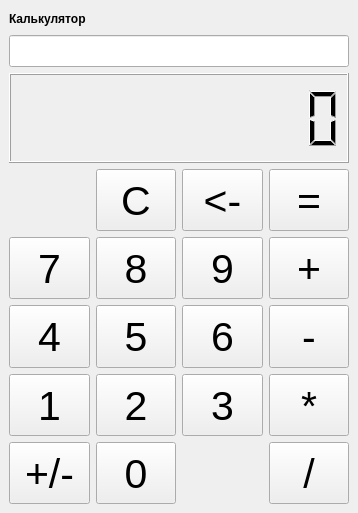
<?xml version="1.0" encoding="UTF-8"?>
<ui version="4.0">
 <class>MainWindow</class>
 <widget class="QMainWindow" name="MainWindow">
  <property name="geometry">
   <rect>
    <x>0</x>
    <y>0</y>
    <width>358</width>
    <height>513</height>
   </rect>
  </property>
  <property name="sizePolicy">
   <sizepolicy hsizetype="Fixed" vsizetype="Fixed">
    <horstretch>0</horstretch>
    <verstretch>0</verstretch>
   </sizepolicy>
  </property>
  <property name="font">
   <font>
    <pointsize>3</pointsize>
   </font>
  </property>
  <property name="windowTitle">
   <string>MainWindow</string>
  </property>
  <widget class="QWidget" name="centralwidget">
   <layout class="QVBoxLayout" name="verticalLayout">
    <item>
     <widget class="QLabel" name="label">
      <property name="sizePolicy">
       <sizepolicy hsizetype="Expanding" vsizetype="Expanding">
        <horstretch>0</horstretch>
        <verstretch>0</verstretch>
       </sizepolicy>
      </property>
      <property name="minimumSize">
       <size>
        <width>40</width>
        <height>15</height>
       </size>
      </property>
      <property name="maximumSize">
       <size>
        <width>16777215</width>
        <height>20</height>
       </size>
      </property>
      <property name="font">
       <font>
        <pointsize>9</pointsize>
        <bold>true</bold>
       </font>
      </property>
      <property name="layoutDirection">
       <enum>Qt::LeftToRight</enum>
      </property>
      <property name="text">
       <string>Калькулятор</string>
      </property>
     </widget>
    </item>
    <item>
     <widget class="QLineEdit" name="lineResult">
      <property name="font">
       <font>
        <pointsize>15</pointsize>
       </font>
      </property>
      <property name="text">
       <string/>
      </property>
      <property name="alignment">
       <set>Qt::AlignRight|Qt::AlignTrailing|Qt::AlignVCenter</set>
      </property>
      <property name="readOnly">
       <bool>true</bool>
      </property>
     </widget>
    </item>
    <item>
     <widget class="QLCDNumber" name="lcdOperand">
      <property name="minimumSize">
       <size>
        <width>0</width>
        <height>90</height>
       </size>
      </property>
      <property name="font">
       <font>
        <family>Segoe UI</family>
        <pointsize>3</pointsize>
       </font>
      </property>
      <property name="cursor">
       <cursorShape>ArrowCursor</cursorShape>
      </property>
      <property name="smallDecimalPoint">
       <bool>false</bool>
      </property>
      <property name="digitCount">
       <number>10</number>
      </property>
      <property name="segmentStyle">
       <enum>QLCDNumber::Filled</enum>
      </property>
      <property name="value" stdset="0">
       <double>0.000000000000000</double>
      </property>
      <property name="intValue" stdset="0">
       <number>0</number>
      </property>
     </widget>
    </item>
    <item>
     <layout class="QGridLayout" name="gridLayout">
      <item row="3" column="1">
       <widget class="QPushButton" name="button2">
        <property name="sizePolicy">
         <sizepolicy hsizetype="Expanding" vsizetype="Expanding">
          <horstretch>0</horstretch>
          <verstretch>0</verstretch>
         </sizepolicy>
        </property>
        <property name="minimumSize">
         <size>
          <width>60</width>
          <height>60</height>
         </size>
        </property>
        <property name="font">
         <font>
          <pointsize>31</pointsize>
         </font>
        </property>
        <property name="cursor">
         <cursorShape>PointingHandCursor</cursorShape>
        </property>
        <property name="text">
         <string>2</string>
        </property>
        <property name="shortcut">
         <string>2</string>
        </property>
       </widget>
      </item>
      <item row="4" column="3">
       <widget class="QPushButton" name="buttonDevide">
        <property name="sizePolicy">
         <sizepolicy hsizetype="Expanding" vsizetype="Expanding">
          <horstretch>0</horstretch>
          <verstretch>0</verstretch>
         </sizepolicy>
        </property>
        <property name="minimumSize">
         <size>
          <width>60</width>
          <height>60</height>
         </size>
        </property>
        <property name="font">
         <font>
          <pointsize>31</pointsize>
         </font>
        </property>
        <property name="cursor">
         <cursorShape>PointingHandCursor</cursorShape>
        </property>
        <property name="text">
         <string>/</string>
        </property>
        <property name="shortcut">
         <string>/</string>
        </property>
       </widget>
      </item>
      <item row="2" column="0">
       <widget class="QPushButton" name="button4">
        <property name="sizePolicy">
         <sizepolicy hsizetype="Expanding" vsizetype="Expanding">
          <horstretch>0</horstretch>
          <verstretch>0</verstretch>
         </sizepolicy>
        </property>
        <property name="minimumSize">
         <size>
          <width>60</width>
          <height>60</height>
         </size>
        </property>
        <property name="font">
         <font>
          <pointsize>31</pointsize>
         </font>
        </property>
        <property name="cursor">
         <cursorShape>PointingHandCursor</cursorShape>
        </property>
        <property name="text">
         <string>4</string>
        </property>
        <property name="shortcut">
         <string>4</string>
        </property>
       </widget>
      </item>
      <item row="3" column="0">
       <widget class="QPushButton" name="button1">
        <property name="sizePolicy">
         <sizepolicy hsizetype="Expanding" vsizetype="Expanding">
          <horstretch>0</horstretch>
          <verstretch>0</verstretch>
         </sizepolicy>
        </property>
        <property name="minimumSize">
         <size>
          <width>60</width>
          <height>60</height>
         </size>
        </property>
        <property name="font">
         <font>
          <pointsize>31</pointsize>
         </font>
        </property>
        <property name="cursor">
         <cursorShape>PointingHandCursor</cursorShape>
        </property>
        <property name="text">
         <string>1</string>
        </property>
        <property name="shortcut">
         <string>1</string>
        </property>
       </widget>
      </item>
      <item row="2" column="1">
       <widget class="QPushButton" name="button5">
        <property name="sizePolicy">
         <sizepolicy hsizetype="Expanding" vsizetype="Expanding">
          <horstretch>0</horstretch>
          <verstretch>0</verstretch>
         </sizepolicy>
        </property>
        <property name="minimumSize">
         <size>
          <width>60</width>
          <height>60</height>
         </size>
        </property>
        <property name="font">
         <font>
          <pointsize>31</pointsize>
         </font>
        </property>
        <property name="cursor">
         <cursorShape>PointingHandCursor</cursorShape>
        </property>
        <property name="text">
         <string>5</string>
        </property>
        <property name="shortcut">
         <string>5</string>
        </property>
       </widget>
      </item>
      <item row="1" column="2">
       <widget class="QPushButton" name="button9">
        <property name="sizePolicy">
         <sizepolicy hsizetype="Expanding" vsizetype="Expanding">
          <horstretch>0</horstretch>
          <verstretch>0</verstretch>
         </sizepolicy>
        </property>
        <property name="minimumSize">
         <size>
          <width>60</width>
          <height>60</height>
         </size>
        </property>
        <property name="font">
         <font>
          <pointsize>31</pointsize>
         </font>
        </property>
        <property name="cursor">
         <cursorShape>PointingHandCursor</cursorShape>
        </property>
        <property name="text">
         <string>9</string>
        </property>
        <property name="shortcut">
         <string>9</string>
        </property>
       </widget>
      </item>
      <item row="1" column="0">
       <widget class="QPushButton" name="button7">
        <property name="sizePolicy">
         <sizepolicy hsizetype="Expanding" vsizetype="Expanding">
          <horstretch>0</horstretch>
          <verstretch>0</verstretch>
         </sizepolicy>
        </property>
        <property name="minimumSize">
         <size>
          <width>60</width>
          <height>60</height>
         </size>
        </property>
        <property name="font">
         <font>
          <pointsize>31</pointsize>
         </font>
        </property>
        <property name="cursor">
         <cursorShape>PointingHandCursor</cursorShape>
        </property>
        <property name="text">
         <string>7</string>
        </property>
        <property name="shortcut">
         <string>7</string>
        </property>
       </widget>
      </item>
      <item row="3" column="2">
       <widget class="QPushButton" name="button3">
        <property name="sizePolicy">
         <sizepolicy hsizetype="Expanding" vsizetype="Expanding">
          <horstretch>0</horstretch>
          <verstretch>0</verstretch>
         </sizepolicy>
        </property>
        <property name="minimumSize">
         <size>
          <width>60</width>
          <height>60</height>
         </size>
        </property>
        <property name="font">
         <font>
          <pointsize>31</pointsize>
         </font>
        </property>
        <property name="cursor">
         <cursorShape>PointingHandCursor</cursorShape>
        </property>
        <property name="text">
         <string>3</string>
        </property>
        <property name="shortcut">
         <string>3</string>
        </property>
       </widget>
      </item>
      <item row="1" column="1">
       <widget class="QPushButton" name="button8">
        <property name="sizePolicy">
         <sizepolicy hsizetype="Expanding" vsizetype="Expanding">
          <horstretch>0</horstretch>
          <verstretch>0</verstretch>
         </sizepolicy>
        </property>
        <property name="minimumSize">
         <size>
          <width>60</width>
          <height>60</height>
         </size>
        </property>
        <property name="font">
         <font>
          <pointsize>31</pointsize>
         </font>
        </property>
        <property name="cursor">
         <cursorShape>PointingHandCursor</cursorShape>
        </property>
        <property name="text">
         <string>8</string>
        </property>
        <property name="shortcut">
         <string>8</string>
        </property>
       </widget>
      </item>
      <item row="2" column="2">
       <widget class="QPushButton" name="button6">
        <property name="sizePolicy">
         <sizepolicy hsizetype="Expanding" vsizetype="Expanding">
          <horstretch>0</horstretch>
          <verstretch>0</verstretch>
         </sizepolicy>
        </property>
        <property name="minimumSize">
         <size>
          <width>60</width>
          <height>60</height>
         </size>
        </property>
        <property name="font">
         <font>
          <pointsize>31</pointsize>
         </font>
        </property>
        <property name="cursor">
         <cursorShape>PointingHandCursor</cursorShape>
        </property>
        <property name="text">
         <string>6</string>
        </property>
        <property name="shortcut">
         <string>6</string>
        </property>
       </widget>
      </item>
      <item row="3" column="3">
       <widget class="QPushButton" name="buttonMult">
        <property name="sizePolicy">
         <sizepolicy hsizetype="Expanding" vsizetype="Expanding">
          <horstretch>0</horstretch>
          <verstretch>0</verstretch>
         </sizepolicy>
        </property>
        <property name="minimumSize">
         <size>
          <width>60</width>
          <height>60</height>
         </size>
        </property>
        <property name="font">
         <font>
          <pointsize>31</pointsize>
         </font>
        </property>
        <property name="cursor">
         <cursorShape>PointingHandCursor</cursorShape>
        </property>
        <property name="text">
         <string>*</string>
        </property>
        <property name="shortcut">
         <string>*</string>
        </property>
       </widget>
      </item>
      <item row="2" column="3">
       <widget class="QPushButton" name="buttonMinus">
        <property name="sizePolicy">
         <sizepolicy hsizetype="Expanding" vsizetype="Expanding">
          <horstretch>0</horstretch>
          <verstretch>0</verstretch>
         </sizepolicy>
        </property>
        <property name="minimumSize">
         <size>
          <width>60</width>
          <height>60</height>
         </size>
        </property>
        <property name="font">
         <font>
          <pointsize>31</pointsize>
         </font>
        </property>
        <property name="cursor">
         <cursorShape>PointingHandCursor</cursorShape>
        </property>
        <property name="text">
         <string>-</string>
        </property>
        <property name="shortcut">
         <string>-</string>
        </property>
       </widget>
      </item>
      <item row="4" column="0">
       <widget class="QPushButton" name="buttonSign">
        <property name="sizePolicy">
         <sizepolicy hsizetype="Expanding" vsizetype="Expanding">
          <horstretch>0</horstretch>
          <verstretch>0</verstretch>
         </sizepolicy>
        </property>
        <property name="minimumSize">
         <size>
          <width>60</width>
          <height>60</height>
         </size>
        </property>
        <property name="font">
         <font>
          <pointsize>31</pointsize>
         </font>
        </property>
        <property name="cursor">
         <cursorShape>PointingHandCursor</cursorShape>
        </property>
        <property name="text">
         <string>+/-</string>
        </property>
       </widget>
      </item>
      <item row="1" column="3">
       <widget class="QPushButton" name="buttonPlus">
        <property name="sizePolicy">
         <sizepolicy hsizetype="Expanding" vsizetype="Expanding">
          <horstretch>0</horstretch>
          <verstretch>0</verstretch>
         </sizepolicy>
        </property>
        <property name="minimumSize">
         <size>
          <width>60</width>
          <height>60</height>
         </size>
        </property>
        <property name="font">
         <font>
          <pointsize>31</pointsize>
         </font>
        </property>
        <property name="cursor">
         <cursorShape>PointingHandCursor</cursorShape>
        </property>
        <property name="text">
         <string>+</string>
        </property>
        <property name="shortcut">
         <string>+</string>
        </property>
       </widget>
      </item>
      <item row="4" column="1">
       <widget class="QPushButton" name="button0">
        <property name="sizePolicy">
         <sizepolicy hsizetype="Expanding" vsizetype="Expanding">
          <horstretch>0</horstretch>
          <verstretch>0</verstretch>
         </sizepolicy>
        </property>
        <property name="minimumSize">
         <size>
          <width>60</width>
          <height>60</height>
         </size>
        </property>
        <property name="font">
         <font>
          <pointsize>31</pointsize>
         </font>
        </property>
        <property name="cursor">
         <cursorShape>PointingHandCursor</cursorShape>
        </property>
        <property name="text">
         <string>0</string>
        </property>
        <property name="shortcut">
         <string>0</string>
        </property>
       </widget>
      </item>
      <item row="0" column="3">
       <widget class="QPushButton" name="buttonEquals">
        <property name="sizePolicy">
         <sizepolicy hsizetype="Expanding" vsizetype="Expanding">
          <horstretch>0</horstretch>
          <verstretch>0</verstretch>
         </sizepolicy>
        </property>
        <property name="minimumSize">
         <size>
          <width>60</width>
          <height>60</height>
         </size>
        </property>
        <property name="font">
         <font>
          <pointsize>31</pointsize>
         </font>
        </property>
        <property name="cursor">
         <cursorShape>PointingHandCursor</cursorShape>
        </property>
        <property name="text">
         <string>=</string>
        </property>
        <property name="shortcut">
         <string>Enter</string>
        </property>
       </widget>
      </item>
      <item row="0" column="2">
       <widget class="QPushButton" name="buttonBackspace">
        <property name="sizePolicy">
         <sizepolicy hsizetype="Expanding" vsizetype="Expanding">
          <horstretch>0</horstretch>
          <verstretch>0</verstretch>
         </sizepolicy>
        </property>
        <property name="minimumSize">
         <size>
          <width>60</width>
          <height>60</height>
         </size>
        </property>
        <property name="font">
         <font>
          <pointsize>31</pointsize>
         </font>
        </property>
        <property name="cursor">
         <cursorShape>PointingHandCursor</cursorShape>
        </property>
        <property name="text">
         <string>&lt;-</string>
        </property>
        <property name="shortcut">
         <string>Backspace</string>
        </property>
       </widget>
      </item>
      <item row="0" column="1">
       <widget class="QPushButton" name="buttonClear">
        <property name="sizePolicy">
         <sizepolicy hsizetype="Expanding" vsizetype="Expanding">
          <horstretch>0</horstretch>
          <verstretch>0</verstretch>
         </sizepolicy>
        </property>
        <property name="minimumSize">
         <size>
          <width>60</width>
          <height>60</height>
         </size>
        </property>
        <property name="font">
         <font>
          <pointsize>31</pointsize>
         </font>
        </property>
        <property name="cursor">
         <cursorShape>PointingHandCursor</cursorShape>
        </property>
        <property name="text">
         <string>C</string>
        </property>
        <property name="shortcut">
         <string>Esc</string>
        </property>
       </widget>
      </item>
     </layout>
    </item>
   </layout>
  </widget>
 </widget>
 <resources/>
 <connections/>
</ui>
